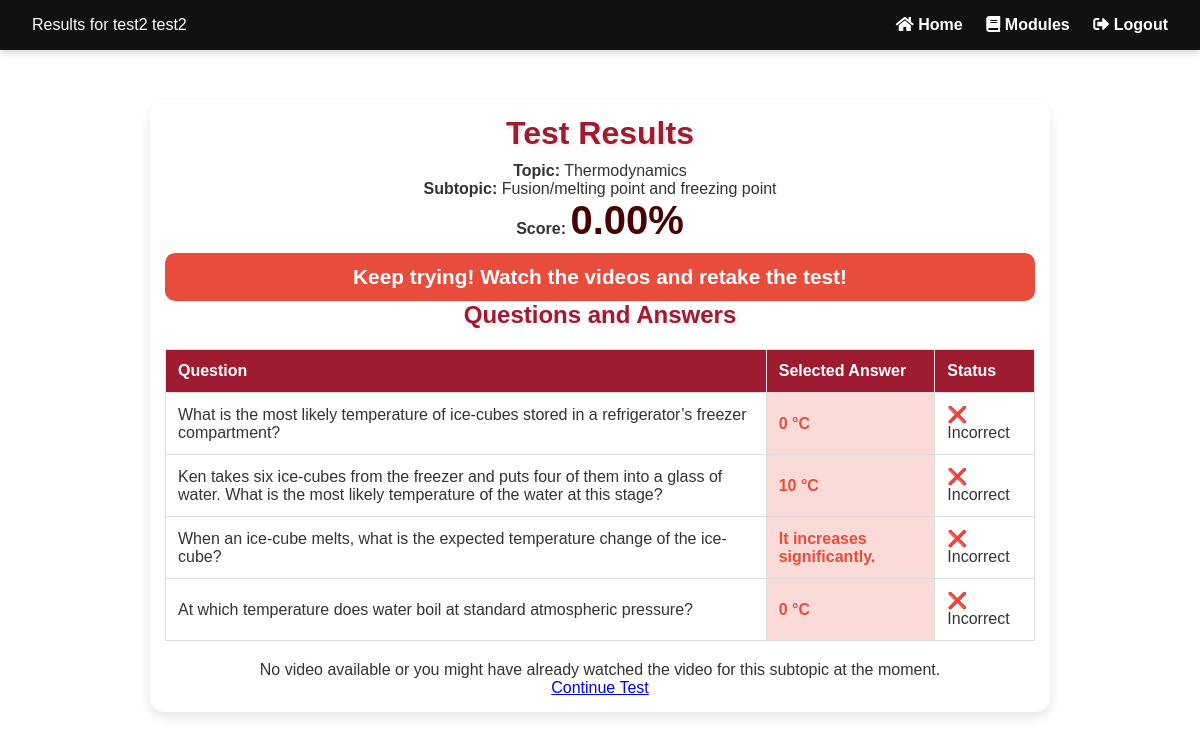
The app's page /test-results/1/1/ (signed in), older data.
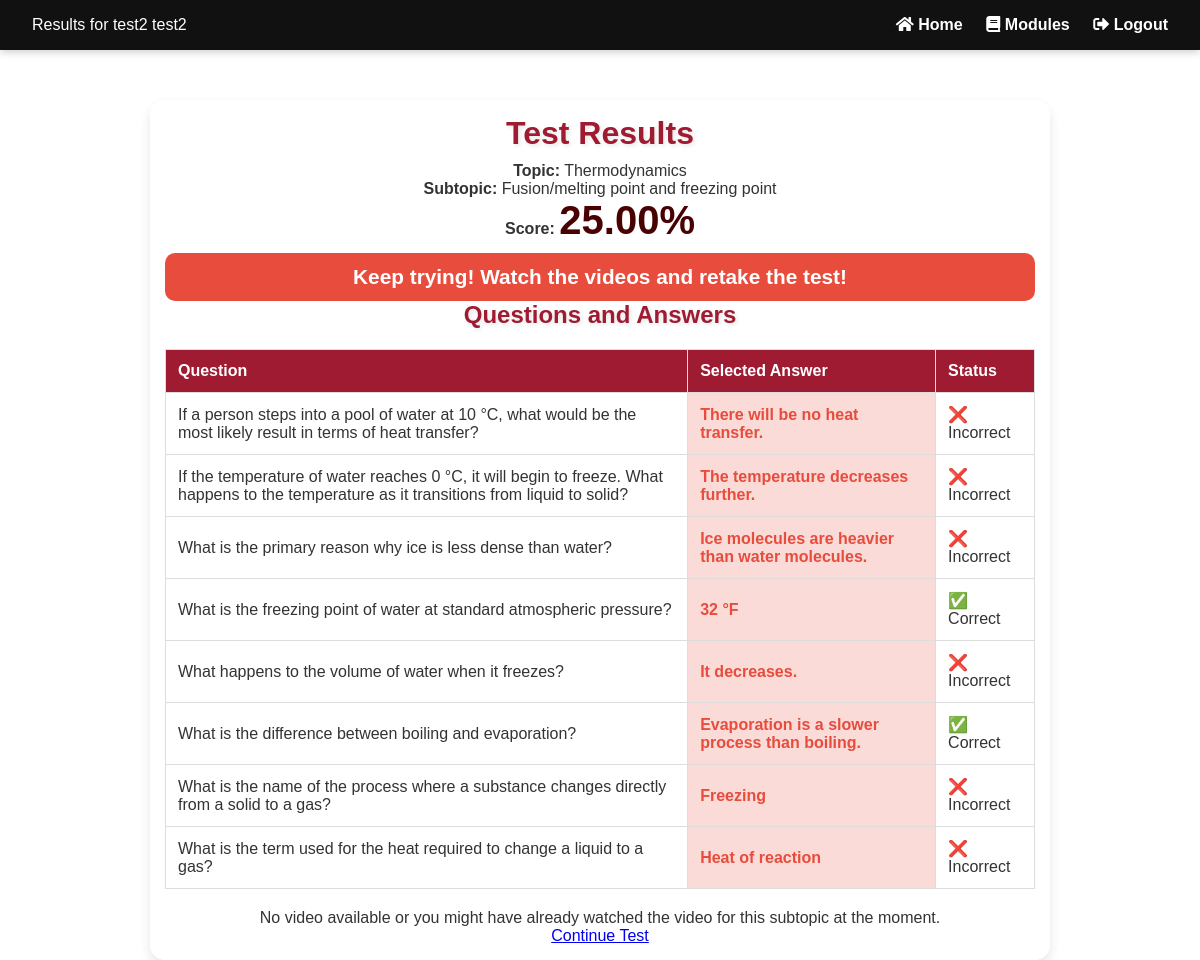
The same page, newer data.
### my_app/models.py (models this page shows, shortened)
class Topic(models.Model):
    topic_id = models.AutoField(primary_key=True)
    topic_name = models.CharField(max_length=30)
    topic_order = models.IntegerField()

class Subtopic(models.Model):
    topic = models.ForeignKey(Topic, related_name="subtopics", on_delete=models.CASCADE)
    subtopic_id = models.AutoField(primary_key=True)
    subtopic_name = models.CharField(max_length=255)
    subtopic_order_number = models.IntegerField()

class Assessment(models.Model):
    assessment_id = models.AutoField(primary_key=True)
    student = models.ForeignKey(Student, on_delete=models.CASCADE, to_field="student_id")
    date_taken = models.DateTimeField(auto_now_add=True)
    score = models.DecimalField(max_digits=5, decimal_places=2, default=0.00)
    topic = models.ForeignKey(Topic, related_name="assessments", on_delete=models.CASCADE)
    subtopic = models.ForeignKey(Subtopic, related_name="assessments", on_delete=models.CASCADE)
    level = models.CharField(max_length=15)
    questions = models.ManyToManyField(Question)

class AssessmentResponse(models.Model):
    response_id = models.AutoField(primary_key=True)
    assessment = models.ForeignKey(Assessment, on_delete=models.CASCADE)
    question = models.ForeignKey(Question, on_delete=models.CASCADE)
    selected_option = models.ForeignKey(Option, on_delete=models.SET_NULL, null=True)

class Question(models.Model):
    question_id = models.AutoField(primary_key=True)
    question_text = models.TextField()
    topic = models.ForeignKey(Topic, related_name="questions", on_delete=models.CASCADE)
    subtopic = models.ForeignKey(Subtopic, related_name="questions", on_delete=models.CASCADE)
    assigned_at = models.IntegerField(choices=[(0, 'Before Assignment'), (1, 'After Assignment')], default=0)
    difficulty_level = models.CharField(max_length=15, choices=[
        ('Beginner', 'Beginner'),
        ('Intermediate', 'Intermediate'),
        ('Advanced', 'Advanced'),
    ])

class Option(models.Model):
    option_id = models.AutoField(primary_key=True)
    question = models.ForeignKey(Question, on_delete=models.CASCADE, related_name="options")
    option_text = models.CharField(max_length=255)
    is_correct = models.BooleanField(default=False)

### my_app/views.py (the view)
# urls.py: path('test-results/<int:topic_id>/<int:subtopic_id>/', test_results, name='test_results'),
@login_required
def test_results(request, topic_id, subtopic_id):
    student = get_object_or_404(Student, user=request.user)
    if not student.can_take_experimental_test:
        try:
            topic = get_object_or_404(Topic, topic_id=topic_id)
            subtopic = get_object_or_404(Subtopic, subtopic_id=subtopic_id, topic=topic)
            assessment = Assessment.objects.filter(student=student, topic=topic).order_by("-date_taken").first()
            if not assessment:
                return JsonResponse({"error": "No assessment data found for this topic."}, status=404)
            responses = AssessmentResponse.objects.filter(assessment=assessment)
            score = assessment.score
            video_progress_entries = VideoProgress.objects.filter(student=student, subtopic=subtopic)
            video_data = []
            video_url = None
            progress = Progress.objects.filter(student=student, current_subtopic=subtopic).first()
            if not video_progress_entries.exists() and progress:
                progress.video_watched = True
                progress.save()
            for entry in video_progress_entries:
                if not entry.watched:
                    video_module = entry.video
                    video_url = video_module.url if video_module and progress and not progress.score_after else None
                    if video_url:
                        if "drive.google.com/file/d/" in video_url:
                            file_id = video_url.split('/d/')[1].split('/')[0]
                            video_url = f"https://drive.google.com/file/d/{file_id}/preview"
                        video_data.append({
                            "id": video_module.video_module_id,
                            "title": video_module.title,
                            "url": video_url
                        })
            context = {
                "student_name": f"{student.first_name} {student.last_name}",
                "topic": topic,
                "subtopic": subtopic,
                "score": score,
                "date_taken": assessment.date_taken,
                "responses": responses,
                "video_data": video_data,
                "video_url": video_url,
                "student_id": student.student_id,
                "score_after": progress.score_after if progress else None,
            }
            return render(request, "my_app/test_results.html", context)
        except Exception as e:
            print("Error in test_results:", e)
            return JsonResponse({"error": str(e)}, status=400)
    messages.error(request, "You are not authorized to access the normal test section.")
    return redirect('experiment_home')  # Replace with appropriate view name

### my_app/Templates/my_app/test_results.html (shortened to what this page needs)
{% load static %}
<!DOCTYPE html>
<html lang="en">
<head>
    <link rel="stylesheet" href="{% static 'CSS/testResults.css' %}?v=7">
    <link rel="stylesheet" href="https://cdnjs.cloudflare.com/ajax/libs/font-awesome/5.15.4/css/all.min.css">
</head>
<body>
    <nav class="navbar">
        <div class="left">
            <span class="welcome-text">Results for {{ student_name }}</span>
        </div>
        <div class="right">
            <a href="{% url 'home' %}" class="nav-link"><i class="fas fa-home"></i> Home</a>
            <a href="{% url 'modules' %}" class="nav-link"><i class="fas fa-book"></i> Modules</a>
            <a href="{% url 'logout' %}" class="nav-link"><i class="fas fa-sign-out-alt"></i> Logout</a>
        </div>
    </nav>
    <div class="results-container">
        <h1>Test Results</h1>
        <p><strong>Topic:</strong> {{ topic.topic_name }}</p>
        <p><strong>Subtopic:</strong> {{ subtopic.subtopic_name }}</p>
        <p><strong>Score:</strong> <span class="score">{{ score }}%</span></p>
        <div id="feedback-message"></div>
        <h2>Questions and Answers</h2>
        <table class="results-table">
            <thead>
                <tr>
                    <th>Question</th>
                    <th>Selected Answer</th>
                    <th>Status</th>
                </tr>
            </thead>
            <tbody>
                {% for response in responses %}
                <tr>
                    <td>{{ response.question.question_text }}</td>
                    <td class="{% if response.correct %}correct-answer{% else %}incorrect-answer{% endif %}">
                        {{ response.selected_option.option_text }}
                    </td>
                    <td>
                        {% if response.selected_option.is_correct %}
                            ✅ Correct
                        {% else %}
                            ❌ Incorrect
                        {% endif %}
                    </td>
                </tr>
                {% endfor %}
            </tbody>
        </table>
        <div class="learning-section">
            {% if video_url %}
                <h3>Missed a few questions? Watch the video module to improve!</h3>
                <a href="{% url 'learning_video' topic_id=topic.topic_id subtopic_id=subtopic.subtopic_id %}" class="watch-video-button">
                    Watch Learning Video
                </a>
            {% else %}
                {% if score_after %}
                    <p>You’ve already completed this subtopic and watched the video.</p>
                        <p>Click on the modules to see which is next subtopic.</p>
                {% else %}
                    <p>No video available or you might have already watched the video for this subtopic at the moment.</p>
                    <a href="{% url 'test' topic_id=topic.topic_id subtopic_id=subtopic.subtopic_id %}" class="start-btn">
                        Continue Test
                    </a>
                {% endif %}
            {% endif %}
        </div>
    </div>
</body>
</html>

### my_app/Static/CSS/testResults.css (style rules this page uses)
* { margin: 0; padding: 0; box-sizing: border-box; }
html { scroll-behavior: smooth; }
body { font-family: 'Arial', sans-serif; background-color: #fff; color: #333; height: 100vh; display: flex; flex-direction: column; align-items: center; }
.navbar { position: fixed; top: 0; width: 100%; padding: 1rem 2rem; background-color: #111; color: #fff; display: flex; justify-content: space-between; align-items: center; box-shadow: 0 2px 8px rgba(0, 0, 0, 0.2); z-index: 1000; }
.navbar .left .welcome-text { font-size: 1rem; font-weight: 500; }
.navbar .right a { margin-left: 1.2rem; color: #fff; text-decoration: none; font-weight: bold; transition: color 0.3s ease; }
.results-container { margin-top: 100px; max-width: 900px; width: 100%; padding: 15px; background: rgba(255, 255, 255, 0.9); border-radius: 15px; box-shadow: 0 6px 12px rgba(0, 0, 0, 0.1); text-align: center; }
.results-container h1, .results-container h2 { margin-bottom: 10px; color: #9e1b32; font-weight: bold; text-shadow: 2px 2px 4px rgba(0, 0, 0, 0.1); }
.score { font-size: 2.5rem; font-weight: bold; color: #490202; }
.feedback-message { margin-top: 10px; padding: 12px; font-size: 1.3rem; font-weight: bold; text-align: center; border-radius: 10px; transition: all 0.5s ease-in-out; }
.feedback-message.error { background: #e74c3c; color: #fff; }
.results-table { width: 100%; margin-top: 20px; border-collapse: collapse; }
.results-table th, .results-table td { padding: 12px; text-align: left; border: 1px solid #ddd; }
.results-table th { background-color: #9e1b32; color: #fff; }
.incorrect-answer { color: #e74c3c; background-color: #fadbd8; font-weight: bold; }
.learning-section { margin-top: 20px; }

Row changes from the older to the newer data that the page shows:
no longer on this page (row unchanged): Assessment: score "0.00"
no longer on this page (row unchanged): AssessmentResponse: question.question_text "What is the most likely temperature of ice-cubes stored in a refrigerator’s freezer compartment?", selected_option.option_text "0 °C", shows "❌ Incorrect"
no longer on this page (row unchanged): AssessmentResponse: question.question_text "Ken takes six ice-cubes from the freezer and puts four of them into a glass of water. What is the most likely temperature of the water at this stage?", selected_option.option_text "10 °C", shows "❌ Incorrect"
no longer on this page (row unchanged): AssessmentResponse: question.question_text "When an ice-cube melts, what is the expected temperature change of the ice-cube?", selected_option.option_text "It increases significantly.", shows "❌ Incorrect"
no longer on this page (row unchanged): AssessmentResponse: question.question_text "At which temperature does water boil at standard atmospheric pressure?", selected_option.option_text "0 °C", shows "❌ Incorrect"
added Assessment: score "25.00"
added AssessmentResponse: question.question_text "If a person steps into a pool of water at 10 °C, what would be the most likely result in terms of heat transfer?", selected_option.option_text "There will be no heat transfer.", shows "❌ Incorrect"
added AssessmentResponse: question.question_text "If the temperature of water reaches 0 °C, it will begin to freeze. What happens to the temperature as it transitions from liquid to solid?", selected_option.option_text "The temperature decreases further.", shows "❌ Incorrect"
added AssessmentResponse: question.question_text "What is the primary reason why ice is less dense than water?", selected_option.option_text "Ice molecules are heavier than water molecules.", shows "❌ Incorrect"
added AssessmentResponse: question.question_text "What is the freezing point of water at standard atmospheric pressure?", selected_option.option_text "32 °F", shows "✅ Correct"
added AssessmentResponse: question.question_text "What happens to the volume of water when it freezes?", selected_option.option_text "It decreases.", shows "❌ Incorrect"
added AssessmentResponse: question.question_text "What is the difference between boiling and evaporation?", selected_option.option_text "Evaporation is a slower process than boiling.", shows "✅ Correct"
added AssessmentResponse: question.question_text "What is the name of the process where a substance changes directly from a solid to a gas?", selected_option.option_text "Freezing", shows "❌ Incorrect"
added AssessmentResponse: question.question_text "What is the term used for the heat required to change a liquid to a gas?", selected_option.option_text "Heat of reaction", shows "❌ Incorrect"
